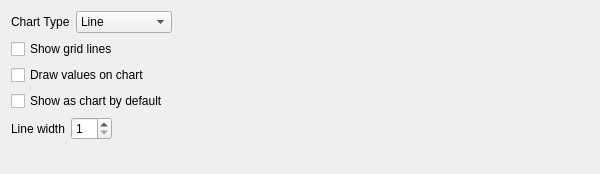
<?xml version="1.0" encoding="UTF-8"?>
<ui version="4.0" stdsetdef="0">
  <author></author>
  <comment></comment>
  <exportmacro></exportmacro>
  <class>kMyMoneyReportConfigTabChartDecl</class>
  <widget class="QWidget" name="kMyMoneyReportConfigTabChartDecl">
    <property name="geometry">
      <rect>
        <x>0</x>
        <y>0</y>
        <width>600</width>
        <height>174</height>
      </rect>
    </property>
    <property name="windowTitle">
      <string>Chart Tab</string>
    </property>
    <property name="toolTip" stdset="0">
      <string/>
    </property>
    <property name="whatsThis" stdset="0">
      <string>&lt;p&gt;On this tab, you configure the chart drawn forthis report.&lt;/p&gt;</string>
    </property>
    <layout class="QVBoxLayout">
      <item>
        <layout class="QHBoxLayout">
          <item>
            <widget class="QLabel" name="textLabel1">
              <property name="sizePolicy">
                <sizepolicy>
                  <hsizetype>5</hsizetype>
                  <vsizetype>5</vsizetype>
                  <horstretch>0</horstretch>
                  <verstretch>0</verstretch>
                </sizepolicy>
              </property>
              <property name="text">
                <string>Chart Type</string>
              </property>
              <property name="toolTip" stdset="0">
                <string>&lt;p&gt;Select what form you would like the chart to be drawn as.&lt;/p&gt;</string>
              </property>
              <property name="wordWrap">
                <bool>false</bool>
              </property>
            </widget>
          </item>
          <item>
            <widget class="KComboBox" name="m_comboType">
              <item>
                <property name="text">
                  <string>Line</string>
                </property>
              </item>
              <item>
                <property name="text">
                  <string>Bar</string>
                </property>
              </item>
              <item>
                <property name="text">
                  <string>Stacked Bar</string>
                </property>
              </item>
              <item>
                <property name="text">
                  <string>Pie</string>
                </property>
              </item>
              <item>
                <property name="text">
                  <string>Ring</string>
                </property>
              </item>
            </widget>
          </item>
          <item>
            <spacer name="spacer2">
              <property name="sizeHint">
                <size>
                  <width>121</width>
                  <height>20</height>
                </size>
              </property>
              <property name="sizeType">
                <enum>QSizePolicy::Expanding</enum>
              </property>
              <property name="orientation">
                <enum>Qt::Horizontal</enum>
              </property>
            </spacer>
          </item>
        </layout>
      </item>
      <item>
        <widget class="QCheckBox" name="m_checkGridLines">
          <property name="text">
            <string>Show grid lines</string>
          </property>
          <property name="toolTip" stdset="0">
            <string>&lt;p&gt;Select this option to show horizontal and vertical grid lines on the chart.&lt;/p&gt;</string>
          </property>
        </widget>
      </item>
      <item>
        <widget class="QCheckBox" name="m_checkValues">
          <property name="text">
            <string>Draw values on chart</string>
          </property>
          <property name="toolTip" stdset="0">
            <string>&lt;p&gt;Select this option to draw the numeric values for data points next to their plot location.&lt;/p&gt;</string>
          </property>
        </widget>
      </item>
      <item>
        <widget class="QCheckBox" name="m_checkShowChart">
          <property name="text">
            <string>Show as chart by default</string>
          </property>
          <property name="toolTip" stdset="0">
            <string>&lt;p&gt;Select this option to cause the report to be shown as a chart when you first open the report.  Otherwise, it will come up as a text report.&lt;/p&gt;</string>
          </property>
        </widget>
      </item>
      <item>
        <layout class="QHBoxLayout">
          <item>
            <widget class="QLabel" name="textLabel6">
              <property name="sizePolicy">
                <sizepolicy>
                  <hsizetype>5</hsizetype>
                  <vsizetype>5</vsizetype>
                  <horstretch>0</horstretch>
                  <verstretch>0</verstretch>
                </sizepolicy>
              </property>
              <property name="text">
                <string>Line width</string>
              </property>
              <property name="toolTip" stdset="0">
                <string>&lt;p&gt;Select what width should be used to draw the line on the chart&lt;/p&gt;</string>
              </property>
              <property name="wordWrap">
                <bool>false</bool>
              </property>
            </widget>
          </item>
          <item>
            <widget class="QSpinBox" name="m_lineWidth">
              <property name="maximum">
                <number>10</number>
              </property>
              <property name="minimum">
                <number>1</number>
              </property>
            </widget>
          </item>
          <item>
            <spacer name="spacer2">
              <property name="sizeHint">
                <size>
                  <width>121</width>
                  <height>20</height>
                </size>
              </property>
              <property name="sizeType">
                <enum>QSizePolicy::Expanding</enum>
              </property>
              <property name="orientation">
                <enum>Qt::Horizontal</enum>
              </property>
            </spacer>
          </item>
        </layout>
      </item>
      <item>
        <spacer name="spacer15">
          <property name="sizeHint">
            <size>
              <width>20</width>
              <height>20</height>
            </size>
          </property>
          <property name="sizeType">
            <enum>QSizePolicy::Expanding</enum>
          </property>
          <property name="orientation">
            <enum>Qt::Vertical</enum>
          </property>
        </spacer>
      </item>
    </layout>
  </widget>
  <layoutdefault spacing="6" margin="11"/>
  <customwidgets>
    <customwidget>
      <class>KComboBox</class>
      <extends>QComboBox</extends>
      <header location="global">kcombobox.h</header>
    </customwidget>
  </customwidgets>
  </ui>
